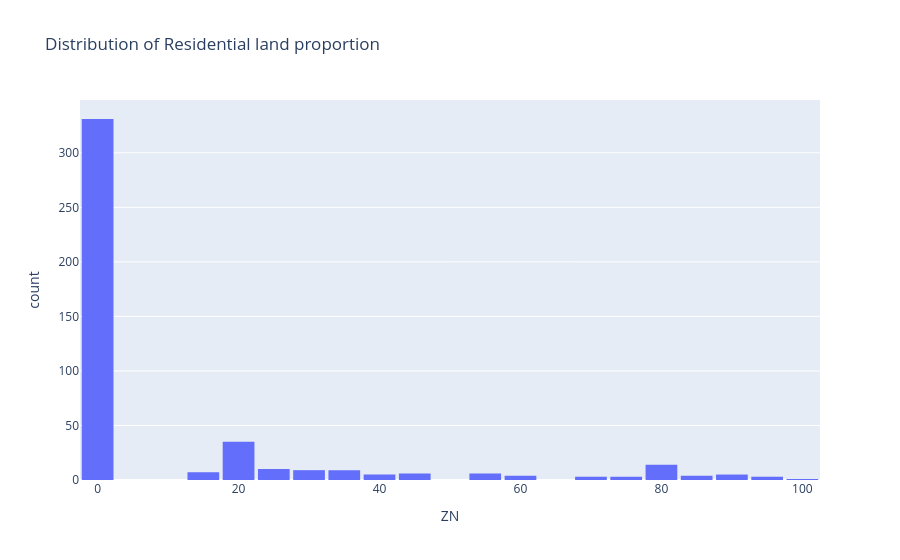

The notebook cell this image was saved under:
### Code cell
fig = px.histogram(
    train_df,
    x = 'ZN',
    nbins = 30,
    title = 'Distribution of Residential land proportion'
)
fig.update_layout(bargap = 0.1)
fig.show()

### Figure 1 — Plotly figure (JSON) as saved in the notebook; plotly's stock layout.template omitted (floating-point values rounded to 4 significant figures; data arrays with more than 128 entries replaced by an {"elided": "..."} marker saying what was removed)
{"data": [{"bingroup": "x", "hovertemplate": "ZN=%{x}<br>count=%{y}<extra></extra>", "legendgroup": "", "marker": {"color": "#636efa", "pattern": {"shape": ""}}, "name": "", "nbinsx": 30, "orientation": "v", "showlegend": false, "type": "histogram", "x": {"elided": "455 float values"}, "xaxis": "x", "yaxis": "y"}], "layout": {"bargap": 0.1, "barmode": "relative", "legend": {"tracegroupgap": 0}, "title": {"text": "Distribution of Residential land proportion"}, "xaxis": {"anchor": "y", "domain": [0, 1], "title": {"text": "ZN"}}, "yaxis": {"anchor": "x", "domain": [0, 1], "title": {"text": "count"}}}}
